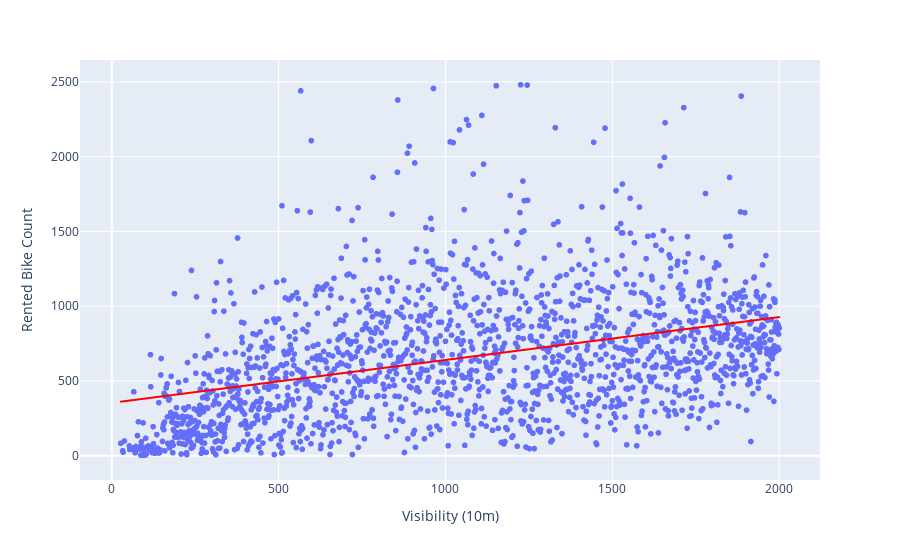

The notebook cell saved with this chart:
### Code cell
temp = df.groupby("Visibility (10m)")["Rented Bike Count"].mean().reset_index()
fig = px.scatter(temp, x="Visibility (10m)", y="Rented Bike Count",
           hover_name="Rented Bike Count", size_max=60,trendline="ols",trendline_color_override="red")
fig.show()

### Figure 1 — Plotly figure (JSON) as saved in the notebook; plotly's stock layout.template omitted (floating-point values rounded to 4 significant figures; data arrays with more than 128 entries replaced by an {"elided": "..."} marker saying what was removed)
{"data": [{"hovertemplate": "<b>%{hovertext}</b><br><br>Visibility (10m)=%{x}<br>Rented Bike Count=%{y}<extra></extra>", "hovertext": {"elided": "1780 float values"}, "legendgroup": "", "marker": {"color": "#636efa", "symbol": "circle"}, "mode": "markers", "name": "", "showlegend": false, "type": "scattergl", "x": {"elided": "1780 int values"}, "xaxis": "x", "y": {"elided": "1780 float values"}, "yaxis": "y"}, {"hovertemplate": "<b>OLS trendline</b><br>Rented Bike Count = 0.286742 * Visibility (10m) + 353.502<br>R<sup>2</sup>=0.147053<br><br>Visibility (10m)=%{x}<br>Rented Bike Count=%{y} <b>(trend)</b><extra></extra>", "legendgroup": "", "line": {"color": "red"}, "marker": {"color": "#636efa", "symbol": "circle"}, "mode": "lines", "name": "", "showlegend": false, "type": "scattergl", "x": {"elided": "1780 int values"}, "xaxis": "x", "y": {"elided": "1780 float values"}, "yaxis": "y"}], "layout": {"legend": {"tracegroupgap": 0}, "margin": {"t": 60}, "xaxis": {"anchor": "y", "domain": [0, 1], "title": {"text": "Visibility (10m)"}}, "yaxis": {"anchor": "x", "domain": [0, 1], "title": {"text": "Rented Bike Count"}}}}
